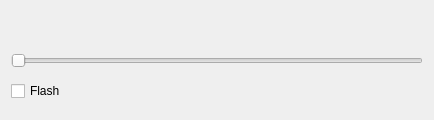
<?xml version="1.0" encoding="UTF-8"?>
<ui version="4.0">
 <class>Dialog</class>
 <widget class="QDialog" name="Dialog">
  <property name="geometry">
   <rect>
    <x>0</x>
    <y>0</y>
    <width>434</width>
    <height>120</height>
   </rect>
  </property>
  <property name="windowTitle">
   <string>custom widget example</string>
  </property>
  <layout class="QVBoxLayout" name="verticalLayout">
   <item>
    <layout class="QHBoxLayout" name="horizontalLayout">
     <item>
      <widget class="LED" name="l1">
       <property name="minimumSize">
        <size>
         <width>30</width>
         <height>30</height>
        </size>
       </property>
       <property name="maximumSize">
        <size>
         <width>16777215</width>
         <height>16777215</height>
        </size>
       </property>
       <property name="visible">
        <bool>true</bool>
       </property>
       <property name="diameter">
        <double>4.000000000000000</double>
       </property>
       <property name="color">
        <color>
         <red>0</red>
         <green>170</green>
         <blue>0</blue>
        </color>
       </property>
       <property name="state">
        <bool>false</bool>
       </property>
       <property name="threshold">
        <number>0</number>
       </property>
      </widget>
     </item>
     <item>
      <widget class="LED" name="l2">
       <property name="minimumSize">
        <size>
         <width>30</width>
         <height>30</height>
        </size>
       </property>
       <property name="maximumSize">
        <size>
         <width>16777215</width>
         <height>16777215</height>
        </size>
       </property>
       <property name="visible">
        <bool>true</bool>
       </property>
       <property name="diameter">
        <double>4.000000000000000</double>
       </property>
       <property name="color">
        <color>
         <red>0</red>
         <green>170</green>
         <blue>0</blue>
        </color>
       </property>
       <property name="state">
        <bool>false</bool>
       </property>
       <property name="threshold">
        <number>10</number>
       </property>
      </widget>
     </item>
     <item>
      <widget class="LED" name="l3">
       <property name="minimumSize">
        <size>
         <width>30</width>
         <height>30</height>
        </size>
       </property>
       <property name="maximumSize">
        <size>
         <width>16777215</width>
         <height>16777215</height>
        </size>
       </property>
       <property name="visible">
        <bool>true</bool>
       </property>
       <property name="diameter">
        <double>4.000000000000000</double>
       </property>
       <property name="color">
        <color>
         <red>255</red>
         <green>255</green>
         <blue>0</blue>
        </color>
       </property>
       <property name="state">
        <bool>false</bool>
       </property>
       <property name="threshold">
        <number>20</number>
       </property>
      </widget>
     </item>
     <item>
      <widget class="LED" name="l4">
       <property name="minimumSize">
        <size>
         <width>30</width>
         <height>30</height>
        </size>
       </property>
       <property name="maximumSize">
        <size>
         <width>16777215</width>
         <height>16777215</height>
        </size>
       </property>
       <property name="visible">
        <bool>true</bool>
       </property>
       <property name="diameter">
        <double>4.000000000000000</double>
       </property>
       <property name="color">
        <color>
         <red>255</red>
         <green>255</green>
         <blue>0</blue>
        </color>
       </property>
       <property name="state">
        <bool>false</bool>
       </property>
       <property name="threshold">
        <number>30</number>
       </property>
      </widget>
     </item>
     <item>
      <widget class="LED" name="l5">
       <property name="minimumSize">
        <size>
         <width>30</width>
         <height>30</height>
        </size>
       </property>
       <property name="maximumSize">
        <size>
         <width>16777215</width>
         <height>16777215</height>
        </size>
       </property>
       <property name="visible">
        <bool>true</bool>
       </property>
       <property name="diameter">
        <double>4.000000000000000</double>
       </property>
       <property name="color">
        <color>
         <red>255</red>
         <green>170</green>
         <blue>0</blue>
        </color>
       </property>
       <property name="state">
        <bool>false</bool>
       </property>
       <property name="threshold">
        <number>40</number>
       </property>
      </widget>
     </item>
     <item>
      <widget class="LED" name="l6">
       <property name="minimumSize">
        <size>
         <width>30</width>
         <height>30</height>
        </size>
       </property>
       <property name="maximumSize">
        <size>
         <width>16777215</width>
         <height>16777215</height>
        </size>
       </property>
       <property name="visible">
        <bool>true</bool>
       </property>
       <property name="diameter">
        <double>4.000000000000000</double>
       </property>
       <property name="color">
        <color>
         <red>255</red>
         <green>170</green>
         <blue>0</blue>
        </color>
       </property>
       <property name="state">
        <bool>false</bool>
       </property>
      </widget>
     </item>
     <item>
      <widget class="LED" name="l7">
       <property name="minimumSize">
        <size>
         <width>30</width>
         <height>30</height>
        </size>
       </property>
       <property name="maximumSize">
        <size>
         <width>16777215</width>
         <height>16777215</height>
        </size>
       </property>
       <property name="visible">
        <bool>true</bool>
       </property>
       <property name="diameter">
        <double>4.000000000000000</double>
       </property>
       <property name="color">
        <color>
         <red>255</red>
         <green>170</green>
         <blue>0</blue>
        </color>
       </property>
       <property name="state">
        <bool>false</bool>
       </property>
       <property name="threshold">
        <number>60</number>
       </property>
      </widget>
     </item>
     <item>
      <widget class="LED" name="l8">
       <property name="minimumSize">
        <size>
         <width>30</width>
         <height>30</height>
        </size>
       </property>
       <property name="maximumSize">
        <size>
         <width>16777215</width>
         <height>16777215</height>
        </size>
       </property>
       <property name="visible">
        <bool>true</bool>
       </property>
       <property name="diameter">
        <double>4.000000000000000</double>
       </property>
       <property name="state">
        <bool>false</bool>
       </property>
       <property name="threshold">
        <number>70</number>
       </property>
      </widget>
     </item>
     <item>
      <widget class="LED" name="l9">
       <property name="minimumSize">
        <size>
         <width>30</width>
         <height>30</height>
        </size>
       </property>
       <property name="maximumSize">
        <size>
         <width>16777215</width>
         <height>16777215</height>
        </size>
       </property>
       <property name="visible">
        <bool>true</bool>
       </property>
       <property name="diameter">
        <double>4.000000000000000</double>
       </property>
       <property name="state">
        <bool>false</bool>
       </property>
       <property name="threshold">
        <number>80</number>
       </property>
       <property name="input">
        <number>0</number>
       </property>
      </widget>
     </item>
     <item>
      <widget class="LED" name="l10">
       <property name="minimumSize">
        <size>
         <width>30</width>
         <height>30</height>
        </size>
       </property>
       <property name="maximumSize">
        <size>
         <width>16777215</width>
         <height>16777215</height>
        </size>
       </property>
       <property name="visible">
        <bool>true</bool>
       </property>
       <property name="diameter">
        <double>4.000000000000000</double>
       </property>
       <property name="state">
        <bool>false</bool>
       </property>
       <property name="threshold">
        <number>90</number>
       </property>
      </widget>
     </item>
    </layout>
   </item>
   <item>
    <widget class="QSlider" name="horizontalSlider">
     <property name="orientation">
      <enum>Qt::Horizontal</enum>
     </property>
    </widget>
   </item>
   <item>
    <layout class="QHBoxLayout" name="horizontalLayout_2">
     <item>
      <widget class="QCheckBox" name="checkBox">
       <property name="text">
        <string>Flash</string>
       </property>
       <property name="checked">
        <bool>false</bool>
       </property>
      </widget>
     </item>
     <item>
      <widget class="LED" name="led">
       <property name="minimumSize">
        <size>
         <width>30</width>
         <height>30</height>
        </size>
       </property>
       <property name="maximumSize">
        <size>
         <width>16777215</width>
         <height>16777215</height>
        </size>
       </property>
       <property name="visible">
        <bool>true</bool>
       </property>
       <property name="diameter">
        <double>4.000000000000000</double>
       </property>
       <property name="state">
        <bool>false</bool>
       </property>
       <property name="flashing">
        <bool>false</bool>
       </property>
       <property name="flashRate">
        <number>500</number>
       </property>
       <property name="alphaForOff">
        <number>80</number>
       </property>
      </widget>
     </item>
     <item>
      <spacer name="horizontalSpacer">
       <property name="orientation">
        <enum>Qt::Horizontal</enum>
       </property>
       <property name="sizeHint" stdset="0">
        <size>
         <width>40</width>
         <height>20</height>
        </size>
       </property>
      </spacer>
     </item>
    </layout>
   </item>
  </layout>
 </widget>
 <customwidgets>
  <customwidget>
   <class>LED</class>
   <extends>QWidget</extends>
   <header>LED.h</header>
  </customwidget>
 </customwidgets>
 <resources/>
 <connections>
  <connection>
   <sender>horizontalSlider</sender>
   <signal>valueChanged(int)</signal>
   <receiver>l1</receiver>
   <slot>setInput(int)</slot>
   <hints>
    <hint type="sourcelabel">
     <x>157</x>
     <y>54</y>
    </hint>
    <hint type="destinationlabel">
     <x>22</x>
     <y>22</y>
    </hint>
   </hints>
  </connection>
  <connection>
   <sender>horizontalSlider</sender>
   <signal>valueChanged(int)</signal>
   <receiver>l2</receiver>
   <slot>setInput(int)</slot>
   <hints>
    <hint type="sourcelabel">
     <x>157</x>
     <y>54</y>
    </hint>
    <hint type="destinationlabel">
     <x>52</x>
     <y>22</y>
    </hint>
   </hints>
  </connection>
  <connection>
   <sender>horizontalSlider</sender>
   <signal>valueChanged(int)</signal>
   <receiver>l3</receiver>
   <slot>setInput(int)</slot>
   <hints>
    <hint type="sourcelabel">
     <x>157</x>
     <y>54</y>
    </hint>
    <hint type="destinationlabel">
     <x>82</x>
     <y>22</y>
    </hint>
   </hints>
  </connection>
  <connection>
   <sender>horizontalSlider</sender>
   <signal>valueChanged(int)</signal>
   <receiver>l4</receiver>
   <slot>setInput(int)</slot>
   <hints>
    <hint type="sourcelabel">
     <x>157</x>
     <y>54</y>
    </hint>
    <hint type="destinationlabel">
     <x>112</x>
     <y>22</y>
    </hint>
   </hints>
  </connection>
  <connection>
   <sender>horizontalSlider</sender>
   <signal>valueChanged(int)</signal>
   <receiver>l5</receiver>
   <slot>setInput(int)</slot>
   <hints>
    <hint type="sourcelabel">
     <x>157</x>
     <y>54</y>
    </hint>
    <hint type="destinationlabel">
     <x>142</x>
     <y>22</y>
    </hint>
   </hints>
  </connection>
  <connection>
   <sender>horizontalSlider</sender>
   <signal>valueChanged(int)</signal>
   <receiver>l6</receiver>
   <slot>setInput(int)</slot>
   <hints>
    <hint type="sourcelabel">
     <x>157</x>
     <y>54</y>
    </hint>
    <hint type="destinationlabel">
     <x>172</x>
     <y>22</y>
    </hint>
   </hints>
  </connection>
  <connection>
   <sender>horizontalSlider</sender>
   <signal>valueChanged(int)</signal>
   <receiver>l7</receiver>
   <slot>setInput(int)</slot>
   <hints>
    <hint type="sourcelabel">
     <x>157</x>
     <y>54</y>
    </hint>
    <hint type="destinationlabel">
     <x>202</x>
     <y>22</y>
    </hint>
   </hints>
  </connection>
  <connection>
   <sender>horizontalSlider</sender>
   <signal>valueChanged(int)</signal>
   <receiver>l8</receiver>
   <slot>setInput(int)</slot>
   <hints>
    <hint type="sourcelabel">
     <x>157</x>
     <y>54</y>
    </hint>
    <hint type="destinationlabel">
     <x>232</x>
     <y>22</y>
    </hint>
   </hints>
  </connection>
  <connection>
   <sender>horizontalSlider</sender>
   <signal>valueChanged(int)</signal>
   <receiver>l9</receiver>
   <slot>setInput(int)</slot>
   <hints>
    <hint type="sourcelabel">
     <x>157</x>
     <y>54</y>
    </hint>
    <hint type="destinationlabel">
     <x>262</x>
     <y>22</y>
    </hint>
   </hints>
  </connection>
  <connection>
   <sender>horizontalSlider</sender>
   <signal>valueChanged(int)</signal>
   <receiver>l10</receiver>
   <slot>setInput(int)</slot>
   <hints>
    <hint type="sourcelabel">
     <x>157</x>
     <y>54</y>
    </hint>
    <hint type="destinationlabel">
     <x>292</x>
     <y>22</y>
    </hint>
   </hints>
  </connection>
  <connection>
   <sender>checkBox</sender>
   <signal>clicked(bool)</signal>
   <receiver>led</receiver>
   <slot>setFlashing(bool)</slot>
   <hints>
    <hint type="sourcelabel">
     <x>110</x>
     <y>83</y>
    </hint>
    <hint type="destinationlabel">
     <x>155</x>
     <y>85</y>
    </hint>
   </hints>
  </connection>
 </connections>
</ui>
